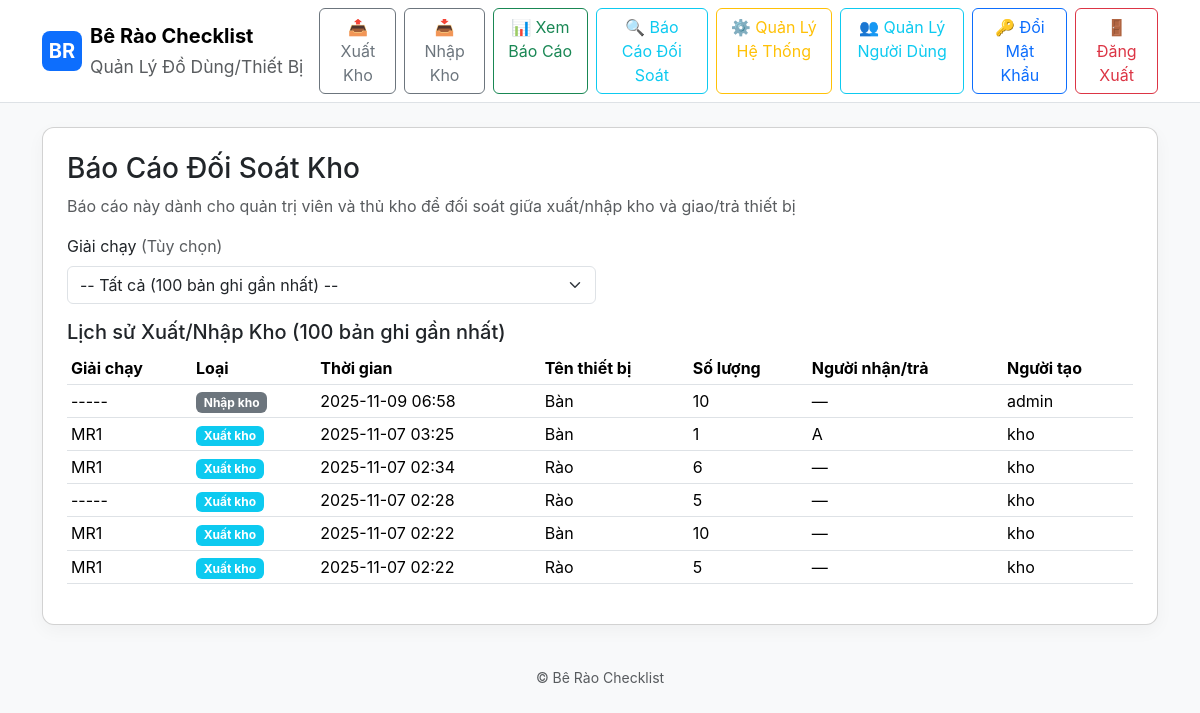
/reconciliation_report (signed in), run on the app's committed database.
### models.py (models this page shows)
class StoreReturnRecord(db.Model):
    id = db.Column(db.Integer, primary_key=True)
    marathon_id = db.Column(db.Integer, db.ForeignKey('marathon.id'), nullable=True)
    equipment_id = db.Column(db.Integer, db.ForeignKey('equipment.id'), nullable=False)
    person_name = db.Column(db.String(200))  # Person returning to store
    quantity = db.Column(db.Integer)
    timestamp = db.Column(db.DateTime)
    created_by = db.Column(db.String(100))  # Username of storekeeper

class Equipment(db.Model):
    id = db.Column(db.Integer, primary_key=True)
    name = db.Column(db.String(200), unique=True, nullable=False)
    available_quantity = db.Column(db.Integer, default=0)  # Tồn kho - available inventory

class Marathon(db.Model):
    id = db.Column(db.Integer, primary_key=True)
    name = db.Column(db.String(200), unique=True, nullable=False)

class StoreIssueRecord(db.Model):
    id = db.Column(db.Integer, primary_key=True)
    marathon_id = db.Column(db.Integer, db.ForeignKey('marathon.id'), nullable=True)
    equipment_id = db.Column(db.Integer, db.ForeignKey('equipment.id'), nullable=False)
    person_name = db.Column(db.String(200))  # Person receiving from store
    quantity = db.Column(db.Integer)
    timestamp = db.Column(db.DateTime)
    created_by = db.Column(db.String(100))  # Username of storekeeper

### app.py (the view)
@app.route('/reconciliation_report', methods=['GET'])
@admin_or_storekeeper_required
def reconciliation_report():
    user = get_current_user()
    marathon_id = request.args.get('marathon') or None
    marathons = Marathon.query.order_by(Marathon.name).all()
    equipment_summary = []; store_transactions = []
    from sqlalchemy import func
    equipments = Equipment.query.order_by(Equipment.name).all()
    if marathon_id:
        for eq in equipments:
            store_issued = db.session.query(func.sum(StoreIssueRecord.quantity)).filter(StoreIssueRecord.equipment_id==eq.id, StoreIssueRecord.marathon_id==marathon_id).scalar() or 0
            issued = db.session.query(func.sum(IssueRecord.quantity)).filter(IssueRecord.equipment_id==eq.id, IssueRecord.marathon_id==marathon_id).scalar() or 0
            returned = db.session.query(func.sum(ReturnRecord.quantity)).filter(ReturnRecord.equipment_id==eq.id, ReturnRecord.marathon_id==marathon_id).scalar() or 0
            store_returned = db.session.query(func.sum(StoreReturnRecord.quantity)).filter(StoreReturnRecord.equipment_id==eq.id, StoreReturnRecord.marathon_id==marathon_id).scalar() or 0
            store_vs_issued = store_issued - issued  # Should be 0 if balanced
            returned_vs_store = returned - store_returned  # Should be 0 if balanced
            equipment_summary.append({
                'equipment': eq.name,
                'store_issued': int(store_issued),
                'issued': int(issued),
                'store_vs_issued_diff': int(store_vs_issued),
                'returned': int(returned),
                'store_returned': int(store_returned),
                'returned_vs_store_diff': int(returned_vs_store)
            })
        store_issue_records = StoreIssueRecord.query.filter_by(marathon_id=marathon_id).order_by(StoreIssueRecord.timestamp.desc()).all()
        store_return_records = StoreReturnRecord.query.filter_by(marathon_id=marathon_id).order_by(StoreReturnRecord.timestamp.desc()).all()
        for rec in store_issue_records:
            equipment = Equipment.query.get(rec.equipment_id)
            marathon = Marathon.query.get(rec.marathon_id) if rec.marathon_id else None
            store_transactions.append({
                'type': 'store_issue',
                'timestamp': rec.timestamp,
                'marathon': marathon.name if marathon else '-----',
                'equipment': equipment.name if equipment else None,
                'quantity': rec.quantity,
                'person': rec.person_name,
                'created_by': rec.created_by
            })
        for rec in store_return_records:
            equipment = Equipment.query.get(rec.equipment_id)
            marathon = Marathon.query.get(rec.marathon_id) if rec.marathon_id else None
            store_transactions.append({
                'type': 'store_return',
                'timestamp': rec.timestamp,
                'marathon': marathon.name if marathon else '-----',
                'equipment': equipment.name if equipment else None,
                'quantity': rec.quantity,
                'person': rec.person_name,
                'created_by': rec.created_by
            })
        store_transactions.sort(key=lambda x: x['timestamp'] if x['timestamp'] else datetime.min, reverse=True)
    else:
        store_issue_records = StoreIssueRecord.query.order_by(StoreIssueRecord.timestamp.desc()).limit(100).all()
        store_return_records = StoreReturnRecord.query.order_by(StoreReturnRecord.timestamp.desc()).limit(100).all()
        for rec in store_issue_records:
            equipment = Equipment.query.get(rec.equipment_id)
            marathon = Marathon.query.get(rec.marathon_id) if rec.marathon_id else None
            store_transactions.append({
                'type': 'store_issue',
                'timestamp': rec.timestamp,
                'marathon': marathon.name if marathon else '-----',
                'equipment': equipment.name if equipment else None,
                'quantity': rec.quantity,
                'person': rec.person_name,
                'created_by': rec.created_by
            })
        for rec in store_return_records:
            equipment = Equipment.query.get(rec.equipment_id)
            marathon = Marathon.query.get(rec.marathon_id) if rec.marathon_id else None
            store_transactions.append({
                'type': 'store_return',
                'timestamp': rec.timestamp,
                'marathon': marathon.name if marathon else '-----',
                'equipment': equipment.name if equipment else None,
                'quantity': rec.quantity,
                'person': rec.person_name,
                'created_by': rec.created_by
            })
        store_transactions.sort(key=lambda x: x['timestamp'] if x['timestamp'] else datetime.min, reverse=True)
    return render_template('reconciliation_report.html', marathons=marathons, equipment_summary=equipment_summary,
                         selected_marathon=marathon_id, store_transactions=store_transactions, user=user)

### app.py (called while the page is built)
def admin_or_storekeeper_required(f):
    @wraps(f)
    def decorated_function(*args, **kwargs):
        if not session.get('user_id'):
            flash('Vui lòng đăng nhập để truy cập trang này.', 'warning')
            return redirect(url_for('login'))
        user = User.query.get(session['user_id'])
        if not user or user.role not in ['admin', 'storekeeper']:
            flash('Bạn không có quyền truy cập trang này.', 'danger')
            return redirect(url_for('index'))
        return f(*args, **kwargs)
    return decorated_function

def get_current_user():
    if session.get('user_id'):
        return User.query.get(session['user_id'])
    return None

### templates/reconciliation_report.html (shortened to what this page needs)
{% extends "base.html" %}
{% block content %}
<div class="card p-4">
  <h3>Báo Cáo Đối Soát Kho</h3>
  <p class="text-muted">Báo cáo này dành cho quản trị viên và thủ kho để đối soát giữa xuất/nhập kho và giao/trả thiết bị</p>
  <div class="mb-3">
    <div class="row g-2">
      <div class="col-md-6">
        <label class="form-label">Giải chạy <span class="text-muted">(Tùy chọn)</span></label>
        <select name="marathon" id="report-marathon-select" class="form-select" onchange="onReportMarathonChange()">
          <option value="">-- Tất cả (100 bản ghi gần nhất) --</option>
        </select>
      </div>
    </div>
  </div>
  {% if selected_marathon %}
    <h5>Thống kê Đối Soát</h5>
    <div class="alert alert-info">
      <strong>Giải thích:</strong>
      <ul class="mb-0">
        <li><strong>Xuất kho vs Đã giao:</strong> Chênh lệch = Xuất kho - Đã giao (nên bằng 0)</li>
        <li><strong>Đã trả vs Nhập kho:</strong> Chênh lệch = Đã trả - Nhập kho (nên bằng 0)</li>
      </ul>
    </div>
    <table class="table table-bordered">
      <thead class="table-light">
        <tr>
          <th rowspan="2" class="align-middle">Tên thiết bị</th>
          <th colspan="3" class="text-center bg-primary text-white">Xuất kho vs Đã giao</th>
          <th colspan="3" class="text-center bg-success text-white">Đã trả vs Nhập kho</th>
        </tr>
        <tr>
          <th class="text-center">Xuất kho</th>
          <th class="text-center">Đã giao</th>
          <th class="text-center">Chênh lệch</th>
          <th class="text-center">Đã trả</th>
          <th class="text-center">Nhập kho</th>
          <th class="text-center">Chênh lệch</th>
        </tr>
      </thead>
      <tbody>
        {% for r in equipment_summary %}
        <tr {% if r.store_vs_issued_diff != 0 or r.returned_vs_store_diff != 0 %}class="table-warning"{% endif %}>
          <td>{{ r.equipment }}</td>
          <td class="text-center">{{ r.store_issued }}</td>
          <td class="text-center">{{ r.issued }}</td>
          <td class="text-center">
            {% if r.store_vs_issued_diff == 0 %}
              <span class="badge bg-success">{{ r.store_vs_issued_diff }}</span>
            {% elif r.store_vs_issued_diff > 0 %}
              <span class="badge bg-warning">+{{ r.store_vs_issued_diff }}</span>
            {% else %}
              <span class="badge bg-danger">{{ r.store_vs_issued_diff }}</span>
            {% endif %}
          </td>
          <td class="text-center">{{ r.returned }}</td>
          <td class="text-center">{{ r.store_returned }}</td>
          <td class="text-center">
            {% if r.returned_vs_store_diff == 0 %}
              <span class="badge bg-success">{{ r.returned_vs_store_diff }}</span>
            {% elif r.returned_vs_store_diff > 0 %}
              <span class="badge bg-warning">+{{ r.returned_vs_store_diff }}</span>
            {% else %}
              <span class="badge bg-danger">{{ r.returned_vs_store_diff }}</span>
            {% endif %}
          </td>
        </tr>
        {% endfor %}
      </tbody>
    </table>
    <h5 class="mt-4">Lịch sử Xuất/Nhập Kho</h5>
    {% if store_transactions %}
      <table class="table table-sm">
        <thead>
          <tr>
            <th>Giải chạy</th>
            <th>Loại</th>
            <th>Thời gian</th>
            <th>Tên thiết bị</th>
            <th>Số lượng</th>
            <th>Người nhận/trả</th>
            <th>Người tạo</th>
          </tr>
        </thead>
        <tbody>
          {% for t in store_transactions %}
          <tr>
            <td>{{ t.marathon or '—' }}</td>
            <td>
              {% if t.type == 'store_issue' %}
                <span class="badge bg-info">Xuất kho</span>
              {% elif t.type == 'store_return' %}
                <span class="badge bg-secondary">Nhập kho</span>
              {% endif %}
            </td>
            <td>{{ t.timestamp.strftime('%Y-%m-%d %H:%M') if t.timestamp else '—' }}</td>
            <td>{{ t.equipment or '—' }}</td>
            <td>{{ t.quantity }}</td>
            <td>{{ t.person or '—' }}</td>
            <td>{{ t.created_by or '—' }}</td>
          </tr>
          {% endfor %}
        </tbody>
      </table>
    {% else %}
      <p class="text-muted">Không có dữ liệu xuất/nhập kho.</p>
    {% endif %}
  {% else %}
    <h5>Lịch sử Xuất/Nhập Kho (100 bản ghi gần nhất)</h5>
    {% if store_transactions %}
      <table class="table table-sm">
        <thead>
          <tr>
            <th>Giải chạy</th>
            <th>Loại</th>
            <th>Thời gian</th>
            <th>Tên thiết bị</th>
            <th>Số lượng</th>
            <th>Người nhận/trả</th>
            <th>Người tạo</th>
          </tr>
        </thead>
        <tbody>
          {% for t in store_transactions %}
          <tr>
            <td>{{ t.marathon or '—' }}</td>
            <td>
              {% if t.type == 'store_issue' %}
                <span class="badge bg-info">Xuất kho</span>
              {% elif t.type == 'store_return' %}
                <span class="badge bg-secondary">Nhập kho</span>
              {% endif %}
            </td>
            <td>{{ t.timestamp.strftime('%Y-%m-%d %H:%M') if t.timestamp else '—' }}</td>
            <td>{{ t.equipment or '—' }}</td>
            <td>{{ t.quantity }}</td>
            <td>{{ t.person or '—' }}</td>
            <td>{{ t.created_by or '—' }}</td>
          </tr>
          {% endfor %}
        </tbody>
      </table>
    {% else %}
      <p class="text-muted">Không có dữ liệu xuất/nhập kho.</p>
    {% endif %}
  {% endif %}
</div>
{% endblock %}

### static/style.css (style rules this page uses)
body { font-family:Inter, system-ui, -apple-system, 'Segoe UI', Roboto, 'Helvetica Neue', Arial }
.card { border-radius:12px;box-shadow:0 6px 18px rgba(10,20,30,0.04) }

### data on the page
StoreReturnRecord: timestamp "2025-11-09 06:58", created_by "admin"
Equipment: name "Bàn" "Bàn" "Bàn"
Marathon: name "MR1" "MR1" "MR1" "MR1"
StoreIssueRecord: timestamp "2025-11-07 03:25", created_by "kho"
StoreIssueRecord: timestamp "2025-11-07 02:34", created_by "kho"
Equipment: name "Rào" "Rào" "Rào"
StoreIssueRecord: timestamp "2025-11-07 02:28", created_by "kho"
StoreIssueRecord: timestamp "2025-11-07 02:22", created_by "kho"
StoreIssueRecord: timestamp "2025-11-07 02:22", created_by "kho"

### other printed values
{{ t.marathon or '—' }} "-----" "-----"
{{ t.quantity }} "10" "1" "6" "5" "10" "5"
{{ t.person or '—' }} "—" "A" "—" "—" "—" "—"
